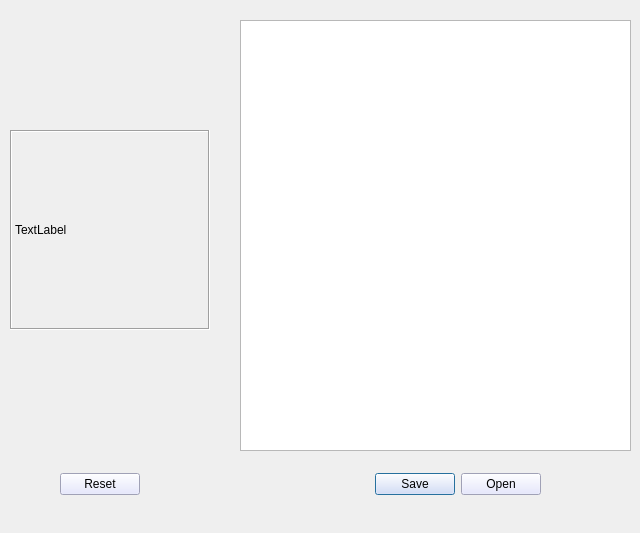
<?xml version="1.0" encoding="UTF-8"?>
<ui version="4.0">
 <class>YavoAmo</class>
 <widget class="QWidget" name="YavoAmo">
  <property name="geometry">
   <rect>
    <x>0</x>
    <y>0</y>
    <width>640</width>
    <height>533</height>
   </rect>
  </property>
  <property name="windowTitle">
   <string>Form</string>
  </property>
  <widget class="QLabel" name="label">
   <property name="geometry">
    <rect>
     <x>10</x>
     <y>130</y>
     <width>200</width>
     <height>200</height>
    </rect>
   </property>
   <property name="minimumSize">
    <size>
     <width>200</width>
     <height>0</height>
    </size>
   </property>
   <property name="maximumSize">
    <size>
     <width>200</width>
     <height>200</height>
    </size>
   </property>
   <property name="frameShape">
    <enum>QFrame::Box</enum>
   </property>
   <property name="frameShadow">
    <enum>QFrame::Sunken</enum>
   </property>
   <property name="text">
    <string>TextLabel</string>
   </property>
  </widget>
  <widget class="QDialogButtonBox" name="btnBox">
   <property name="geometry">
    <rect>
     <x>60</x>
     <y>470</y>
     <width>481</width>
     <height>28</height>
    </rect>
   </property>
   <property name="styleSheet">
    <string notr="true">background:rgb(224, 226, 255)</string>
   </property>
   <property name="standardButtons">
    <set>QDialogButtonBox::Open|QDialogButtonBox::Reset|QDialogButtonBox::Save</set>
   </property>
  </widget>
  <widget class="QTextEdit" name="textEdit">
   <property name="geometry">
    <rect>
     <x>240</x>
     <y>20</y>
     <width>391</width>
     <height>431</height>
    </rect>
   </property>
  </widget>
 </widget>
 <resources/>
 <connections/>
</ui>
